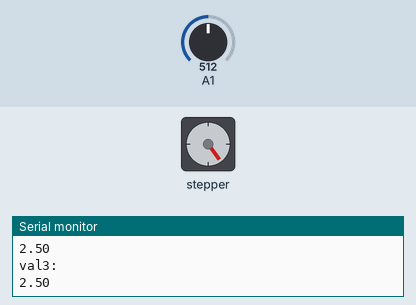
Recording of a sketch running on a simulated Arduino Uno, built with avr-gcc and run on an emulated ATmega328P. Parts: stepper motor, the last lines printed to the serial monitor. The inputs (shaded band) are chosen by the test bench; at power-on: A1 = 512. Stepper angles assume 50 steps per turn.

Above: at 4.4 s.
4.5 s: A1 set to 716
At 4.87 s:
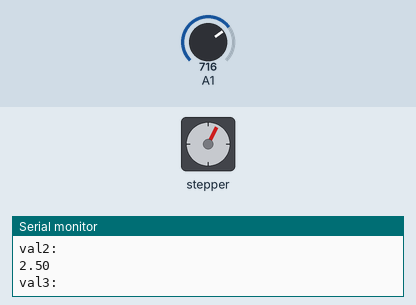
7.5 s: A1 set to 900
At 7.7 s:
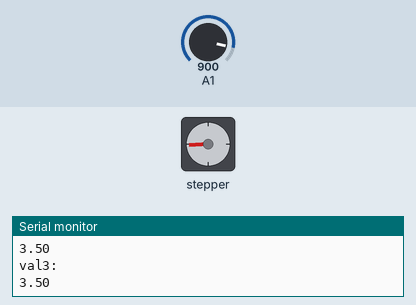
10.5 s: A1 set to 1023
At 10.85 s:
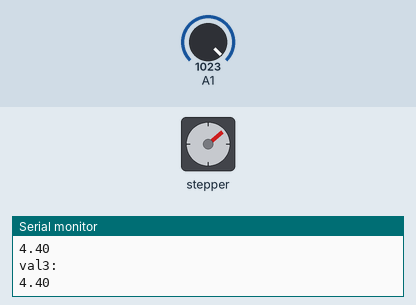
Timing chart, 0 to 19.5 s (numbered marks = the images above; inputs shaded):
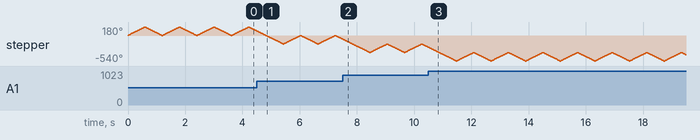

The sketch:

_1step.ino
```cpp
#include <Stepper.h>
const int stepsPerRevolution = 50;  // change this to fit the number of steps per revolution
// initialize the stepper library on pins 8 through 11:
Stepper myStepper1(stepsPerRevolution, 8, 10, 9, 11);
Stepper myStepper2(stepsPerRevolution, 4, 6, 5, 7);
float a=0.00,b=0.00;


//CLOCKWISE ROTATION FUNCTION
void clockwise()
  {
   myStepper2.step(25);
   myStepper1.step(0);
  }

//ANTICLOCKWISE ROTATION FUNCTION
  void anticlockwise()
  {
  myStepper2.step(-25);
  myStepper1.step(0);
  }

void setup()
{
  myStepper1.setSpeed(60 );
  myStepper2.setSpeed(50);
  Serial.begin(9600);
}

float val1=0.00,val2=0.00,val3=0.00;

void loop()
{
//STORE CONVERTED VOLTAGE VALUE IN VAL1
a=analogRead(A1);
b=(5.00*a)/1023.00;
   val1=b;

//ROTATE CLOCKWISE AND STORE CONVERTED VOLTAGE VALUE IN VAL2
clockwise();
a=analogRead(A1);
b=(5.00*a)/1023.00;
val2=b;

//ROTATE ANTICLOCKWISE AND STORE CONVERTED VOLTAGE VALUE IN VAL3
anticlockwise();
a=analogRead(A1);
b=(5.00*a)/1023.00;
val3=b;

Serial.println("val1:");
Serial.println(val1);
//delay(1000);
Serial.println("val2:");
Serial.println(val2);
//delay(1000);
Serial.println("val3:");
Serial.println(val3);
//delay(1000);

//COMPARE AND STOP ROTATION SINCE THE PRESENT INTENSITY IS GREATER THAN THE REST
  if((val1>val2)&&(val1>val3))
  {
  myStepper2.step(0);
  //delay(100);
  }

//COMPARE AND ROTATE CLOCKWISE
if((val2>val1)&&(val2>val3))
  {
  clockwise();
  }

  //COMPARE AND ROTATE ANTICLOCKWISE
  if((val3>val2)&&(val3>val1))
  {
  anticlockwise();
  }

}
```
